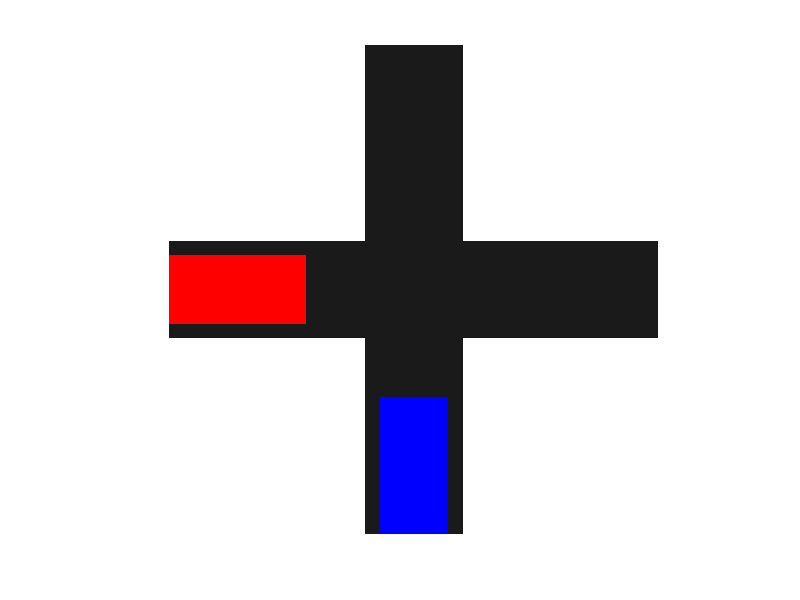

This chart was generated by the following MATLAB code: (Note: this script raises an error after producing the figure.)
figure('Color',[0 0 0]);
hold on;
axis equal off;
xlim([0 20]);
ylim([0 20]);

% --- 1. Setup "+" Intersection ---
road_width = 4;
map_size = 20;
center = map_size / 2;

% Calculate boundaries for the intersection box
% The "Danger Zone" is where the roads overlap
int_start = center - (road_width/2); % 10 - 2 = 8
int_end   = center + (road_width/2); % 10 + 2 = 12

% Draw Vertical Road
rectangle('Position', [int_start, 0, road_width, map_size], ...
          'FaceColor', [0.1 0.1 0.1], 'EdgeColor', 'none');

% Draw Horizontal Road
rectangle('Position', [0, int_start, map_size, road_width], ...
          'FaceColor', [0.1 0.1 0.1], 'EdgeColor', 'none');

% --- 2. Setup Cars ---
% Dimensions
car_w = 0.7 * road_width; 
car_l = 2 * car_w;        

% Car 1 (Blue) - Starting at Bottom (Vertical)
c1_x = center - (car_w/2); 
c1_y = 0; 
hCar1 = rectangle('Position', [c1_x, c1_y, car_w, car_l], ...
                  'FaceColor', 'b', 'EdgeColor', 'none');

% Car 2 (Red) - Starting at Left (Horizontal)
% Note: We swap Width and Length for horizontal orientation!
c2_x = 0;
c2_y = center - (car_w/2);
hCar2 = rectangle('Position', [c2_x, c2_y, car_l, car_w], ...
                  'FaceColor', 'r', 'EdgeColor', 'none');

% --- 3. Simulation Logic ---
velocity = 5; 
dt = 0.05;

% Define the stopping point for Car 1
% It should stop a little bit before the intersection starts (int_start)
stop_line = int_start - car_l - 1; 

% Loop until both cars are off screen
while (c1_y < map_size) || (c2_x < map_size)
    
    % --- Logic for Red Car (Left) ---
    % The Red car has the "Right of Way", so it never stops.
    c2_x = c2_x + (velocity * dt);
    
    % --- Logic for Blue Car (Bottom) ---
    % We need to decide: Should the Blue car move?
    
    % Condition A: Is the blue car at the stop line?
    at_stop_line = (c1_y >= stop_line) && (c1_y < int_start);
    
    % Condition B: Has the red car cleared the intersection?
    % (Red car position > Intersection End + safety margin)
    red_car_clear = c2_x > (int_end + 1);
    
    if at_stop_line && ~red_car_clear
        % DO NOTHING (Wait). 
        % We do not increase c1_y here.
    else
        % Move normally
        c1_y = c1_y + (velocity * dt);
    end
    
    % --- Update Graphics ---
    hCar1.Position = [c1_x, c1_y, car_w, car_l];
    hCar2.Position = [c2_x, c2_y, car_l, car_w]; % Remember horizontal dims
    
    drawnow;
    pause(dt);
end
hold off;